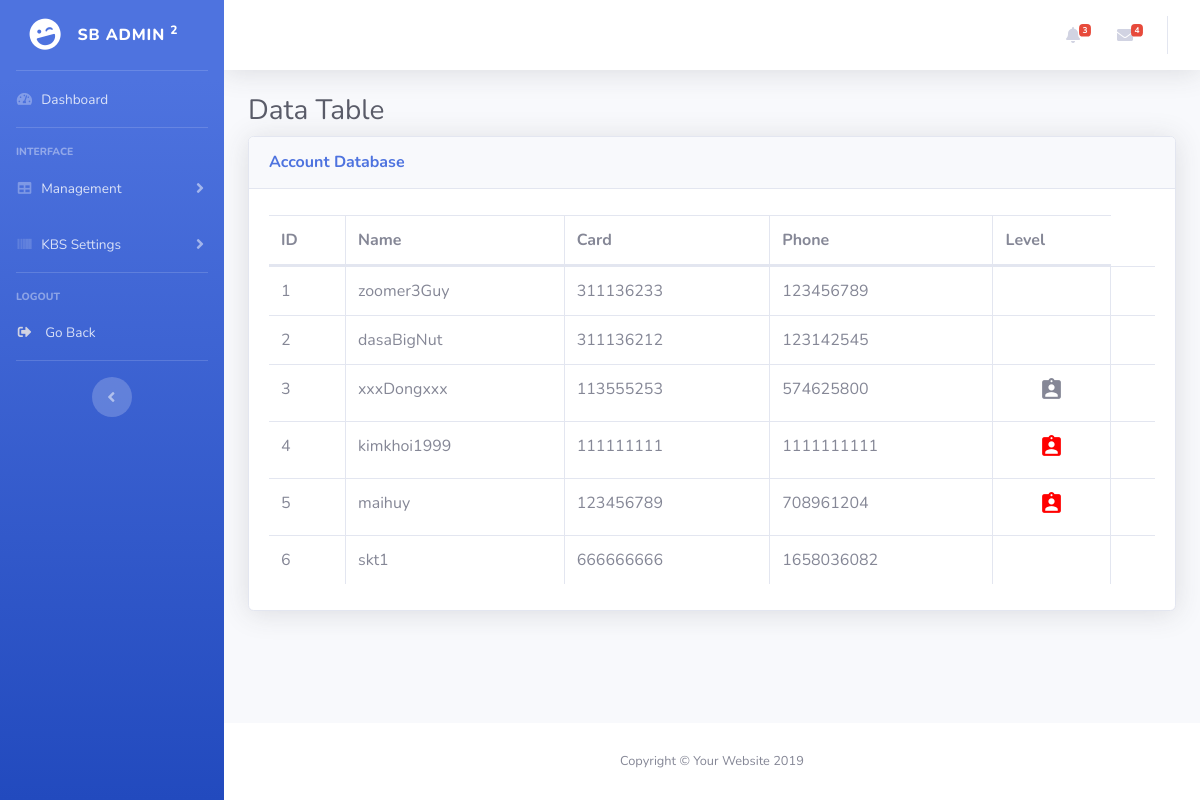
The page /admin/accounts.php on the database its author committed.
### tables this page shows
CREATE TABLE `customer` (
  `ID` int(11) NOT NULL,
  `Name` varchar(200) NOT NULL,
  `Card` varchar(11) NOT NULL,
  `Phone` int(11) NOT NULL,
  `Password` varchar(36) NOT NULL,
  `Type` varchar(1) NOT NULL
);

### admin/DataProvider.php (called while the page is built, shortened)
<?php
class DataProvider
{
	public static function ExecuteQuery($sql)
	{
		$connection = mysqli_connect("localhost","root","", "darksoulofweb") or
			die ("couldn't connect to localhost");
		mysqli_query($connection, "set names 'utf8'");
		$result = mysqli_query($connection, $sql);
		return $result;
	}
}
?>

### admin/accounts.php (the view, shortened to what this page needs)
<?php
  include("DataProvider.php");
?>
<!DOCTYPE html>
<html>
<head>
  <link href="vendor/fontawesome-free/css/all.min.css" rel="stylesheet" type="text/css">
  <link href="css/sb-admin-2.min.css" rel="stylesheet">
  <link href="vendor/datatables/dataTables.bootstrap4.min.css" rel="stylesheet">
</head>
<body id="page-top">
  <div id="wrapper">
    <?php include_once("Sidebar.php"); ?>
    <div id="content-wrapper" class="d-flex flex-column">
      <div id="content">
        <?php include_once("Topbar.php"); ?>
        <div class="container-fluid">
          <h1 class="h3 mb-2 text-gray-800">Data Table</h1>
          <div class="card shadow mb-4">
            <div class="card-header py-3">
                <h6 class="m-0 font-weight-bold text-primary">Account Database</h6>
            </div>
            <div class="card-body">
              <div class="table-responsive">
                <table class="table table-bordered" id="dataTable" width="100%" cellspacing="0">
                  <thead>
                    <tr>
                      <th>ID</th>
                      <th>Name</th>
                      <th>Card</th>
                      <th>Phone</th>
                      <th>Level</th>
                    </tr>
                  </thead>
                  <tbody>
                    <?php
                        $result = DataProvider::ExecuteQuery("SELECT * FROM customer ");
                        while($row = mysqli_fetch_assoc($result)) {
                    ?>
                    <tr>
                      <td><?php echo $row["ID"]; ?></td>
                      <td><?php echo $row["Name"]; ?></td>
                      <td><?php echo $row["Card"]; ?></td>
                      <td><?php echo $row["Phone"]; ?></td>
                      <td>
                        <?php
                          if($row['Type']=='M') echo "<center><i class='material-icons' style='font-size:25px'>assignment_ind</i></center>";
                          if($row['Type']=='A') echo "<center><i class='material-icons' style='font-size:25px;color:red'>assignment_ind</i></center>";
                        ?>
                      </td>
                      <td>
                       </td>
                    </tr>
                        <?php } ?>
                  </tbody>
                </table>
              </div>
            </div>
          </div>
        </div>
      </div>
      <footer class="sticky-footer bg-white">
        <div class="container my-auto">
          <div class="copyright text-center my-auto">
            <span>Copyright &copy; Your Website 2019</span>
          </div>
        </div>
      </footer>
    </div>
  </div>
</body>
</html>

### rows shown on the page
customer: ID "1", Name "zoomer3Guy", Card "311136233", Phone "123456789"
customer: ID "2", Name "dasaBigNut", Card "311136212", Phone "123142545"
customer: ID "3", Name "xxxDongxxx", Card "113555253", Phone "574625800", Type "M" (drawn)
customer: ID "4", Name "kimkhoi1999", Card "111111111", Phone "1111111111", Type "A" (drawn)
customer: ID "5", Name "maihuy", Card "123456789", Phone "708961204", Type "A" (drawn)
customer: ID "6", Name "skt1", Card "666666666", Phone "1658036082"
